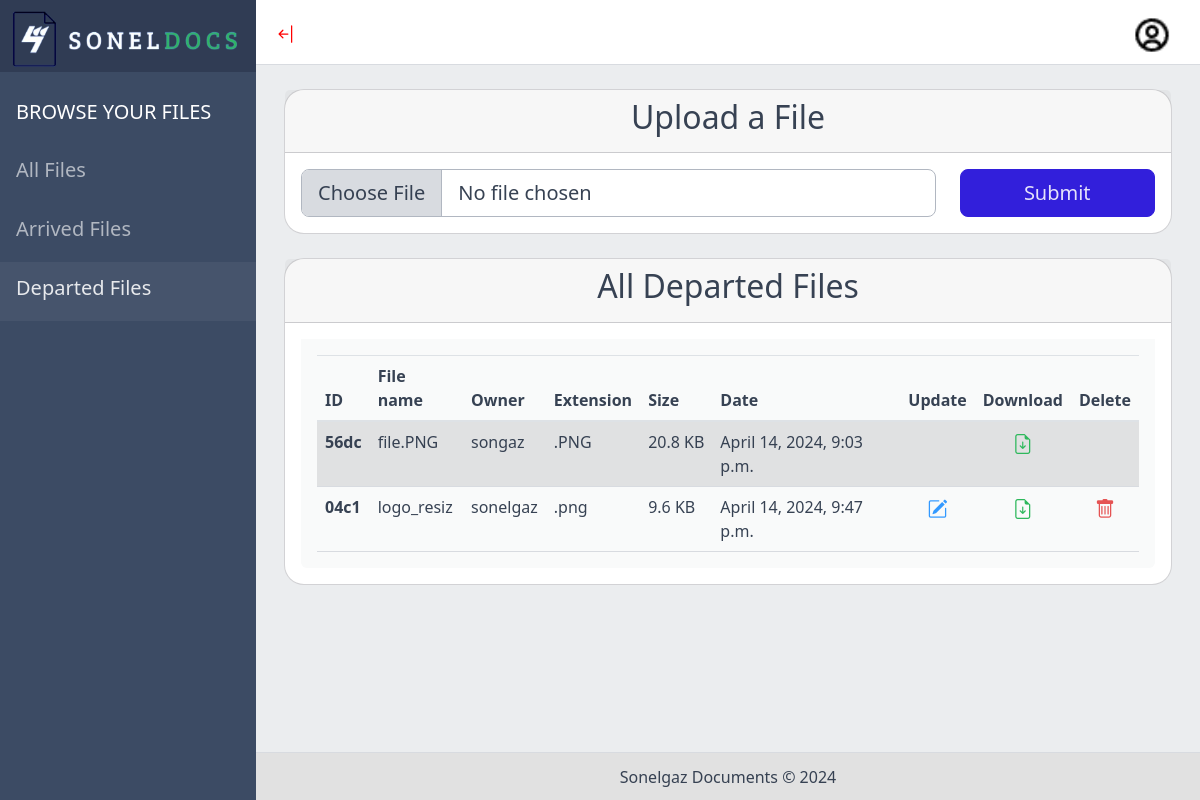
The page /departed_files/ (signed in) on the database its author committed.
### appSongaz/models.py (models this page shows, shortened)
class File(models.Model):
    title = models.CharField(max_length=100, blank=True)
    file = models.FileField(upload_to='files/')
    uploaded_at = models.DateTimeField(auto_now=True)
    user = models.ForeignKey(User, related_name="files", on_delete=models.CASCADE)
    arrived = models.BooleanField(default=True)
    unique_id = models.CharField(max_length=4, unique=True, default=generate_unique_id)
    def filename(self):
        return os.path.basename(self.file.name)[:10]

### appSongaz/views.py (the view)
# urls.py: path('departed_files/', views.departed_files, name='departed_files'),
@login_required(login_url='/members/login/')
def departed_files(request):
    if request.method == 'POST':
        form = FileForm(request.POST, request.FILES)
        if form.is_valid():
            file_instance = form.save(commit=False)
            file_instance.user = request.user
            file_instance.arrived = False
            file_instance.save()
            return redirect('departed_files')
    else:
        form = FileForm()
    files = File.objects.filter(arrived=False)
    context = {
        'all_departed_files': files,
        'form': form
    }
    return render(request, 'appsongaz/departed_files.html', context)

### appSongaz/forms.py
class FileForm(forms.ModelForm):
    def __init__(self, *args, **kwargs):
        super().__init__(*args, **kwargs)
        self.fields['file'].widget.attrs.update({
            'class': 'form-control form-control-lg',  # Update input field classes
            'id': 'formFileLg',
            'type': 'file'
        })
    class Meta:
        model = File
        fields = ['file']

### appSongaz/models.py (called while the page is built)
def generate_unique_id():
    return str(uuid.uuid4())[:4]

### templates/appsongaz/departed_files.html (shortened to what this page needs)
{% extends 'appsongaz/base.html' %}
{% block content %}
    <div class="body flex-grow-1 px-3">
        <div class="container-lg">
            <div class="card mb-4">
                <div class="card-header text-center"><h2>Upload a File</h2></div>
                <div class="card-body">
                    <form action="{% url 'departed_files' %}" method="post" enctype="multipart/form-data">
                        <div class="row">
                            <div class="col-md-9">
                                {{ form.file }}
                            </div>
                            <div class="col-md-3">
                                <button type="submit" class="btn btn-primary btn-lg btn-block">Submit</button>
                            </div>
                        </div>
                    </form>
                </div>
            </div>
            <div class="card mb-4">
                <div class="card-header text-center">
                    <h2>All Departed Files</h2>
                </div>
                <div class="card-body">
                    <div class="example">
                        <div class="tab-content rounded-bottom">
                            <div class="tab-pane p-3 active preview" role="tabpanel" id="preview-1008">
                                <table class="table table-hover table-striped">
                                    <thead>
                                    <tr>
                                        <th scope="col">ID</th>
                                        <th scope="col">File name</th>
                                        <th scope="col">Owner</th>
                                        <th scope="col">Extension</th>
                                        <th scope="col">Size</th>
                                        <th scope="col">Date</th>
                                        <th scope="col">Update</th>
                                        <th scope="col">Download</th>
                                        <th scope="col">Delete</th>
                                    </tr>
                                    </thead>
                                    <tbody>
                                    {% for file in all_departed_files %}
                                        <tr>
                                            <th scope="row">{{ file.unique_id }}</th>
                                            <td>{{ file.filename|truncatechars:15 }}</td>
                                            <td>{{ file.user.username }}</td>
                                            <td>{{ file.file.name|slice:'-4:' }}</td>
                                            <td>{{ file.file.size|filesizeformat }}</td>
                                            <td>{{ file.uploaded_at }}</td>
                                            <td class="text-center">
                                                {% if file.user.id == user.id %}
                                                    <a class="text-center" href="{% url 'update' file.id %}">
                                                        <i class="bi bi-pencil-square text-info fs-5 text-center"></i>
                                                    </a>
                                                {% endif %}
                                            </td>
                                            <td class="text-center">
                                                <a href="{% url 'download_file' file.id %}">
                                                    <i class="bi bi-file-earmark-arrow-down fs-5 text-success"></i>
                                                </a>
                                            </td>
                                            <td class="text-center">
                                                {% if file.user.id == user.id %}
                                                    <a href="{% url 'delete' file.id %}">
                                                        <i class="bi bi-trash text-danger fs-5"></i>
                                                    </a>
                                                {% endif %}
                                            </td>
                                        </tr>
                                    {% endfor %}
                                    </tbody>
                                </table>
                            </div>
                        </div>
                    </div>
                </div>
            </div>
        </div>
    </div>
{% endblock %}

### static/appsongaz/css/examples.css (style rules this page uses)
.example .tab-content { background-color: #f9fafa !important; }
.example .preview > :last-child { margin-bottom: 0; }

### templates/appsongaz/base.html (style rules this page uses)
.card { border-radius: 20px; }

### rows shown on the page
File: unique_id "56dc", filename "file.PNG", user.username "songaz", file.name ".PNG", file.size|filesizeformat "20.8 KB", uploaded_at "April 14, 2024, 9:03 p.m."
File: unique_id "04c1", filename "logo_resiz", user.username "sonelgaz", file.name ".png", file.size|filesizeformat "9.6 KB", uploaded_at "April 14, 2024, 9:47 p.m."
